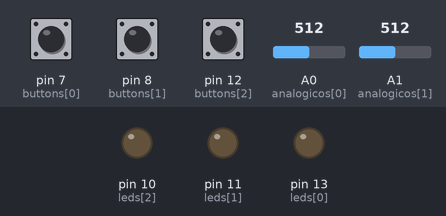
Recording of a sketch running on a simulated Arduino Uno, built with avr-gcc and run on an emulated ATmega328P. Shown: output pins drawn as LEDs (lit = HIGH). Inputs (shaded band) come from the test bench; at power-on: A0 (analogicos[0]) = 512, A1 (analogicos[1]) = 512, pin 7 (buttons[0]) HIGH, pin 8 (buttons[1]) HIGH, pin 12 (buttons[2]) HIGH. What the sketch prints to the serial monitor is not drawn.

Above: at 1.2 s.
1.3 s: A0 (analogicos[0]) set to 786
2.8 s: A0 (analogicos[0]) set to 807
At 4.0 s:
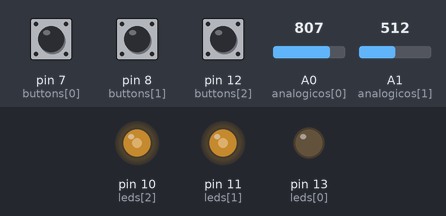
4.3 s: A1 (analogicos[1]) set to 514
At 5.5 s:
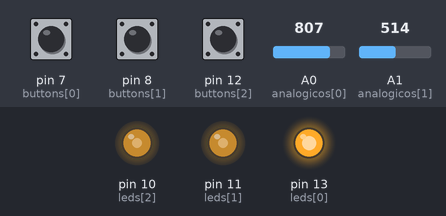
5.8 s: A1 (analogicos[1]) set to 716
At 6.8 s:
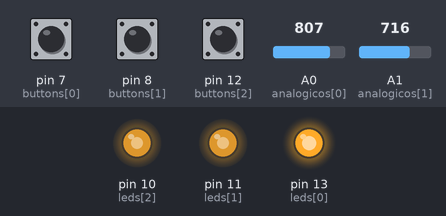
7.3 s: A1 (analogicos[1]) set to 810
At 8.4 s:
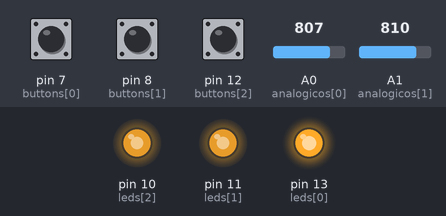
8.8 s: A1 (analogicos[1]) set to 122
At 10.1 s:
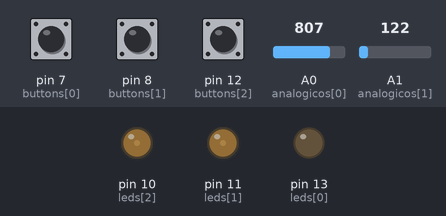
Timing chart, 0 to 11.3 s (numbered marks = the images above; inputs shaded):
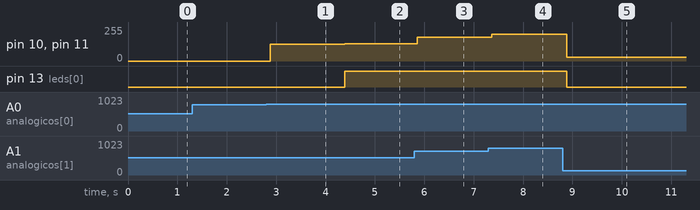

The sketch:

test_fotocelula.ino
```cpp
int leds[] = {13,11,10}; // Red, Yellow, Green
int buttons[] = {7,8,12}; // Red, Yellow, Green
int analogicos[] = {A0,A1}; // LDR, Potenciometro
bool estados[] = {true,true,true};
bool estAnteBut[] = {HIGH,HIGH,HIGH};

void setup() {
  Serial.begin(9600);
  for (int i = 0; i<3; i++) {
    pinMode(leds[i], OUTPUT);
    pinMode(buttons[i], INPUT_PULLUP);
  }
}

void loop() {

  int luz = analogRead(analogicos[0]);
  int pot = analogRead(analogicos[1]);
  int BRILLO = map(pot, 0, 1023, 0, 255); // Mapea pot * 255 / 1023

  Serial.print(luz); // Chequeo que lee el LDR
  delay(50); // Para no saturar puerto

  if (luz < 800) { // Hay luz, apago leds
    for (int i = 0; i<3; i++) {
      analogWrite(leds[i], 0);
      estados[i] = true; // Se reinicia para que el proximo estado avise que estuvieron prendidos
    }
  }
  else { // Hay oscuridad
    for (int i = 0; i<3; i++) {
      bool estadoBut = digitalRead(buttons[i]); // Leo estado del led

      if ((estadoBut == LOW) && (estAnteBut[i] == HIGH)) { // Detecto flanco de bajada presionando
        delay(50);
        estados[i] = !estados[i]; // Cambio estado del led en el ternario
      }

      estAnteBut[i] = estadoBut; // Guardo estado del led para la prox
      analogWrite(leds[i], estados[i] ? BRILLO : 0);
    }
  }
}
```

Measured:
- the behaviour switches between 799 and 800 on A0 (analogicos[0]) (found by bisection; images 0 and 1)
- the behaviour switches between 513 and 514 on A1 (analogicos[1]) (found by bisection; images 1 and 2)
- after the input at 1.3 s, every drawn part: stays the same
- after the input at 2.8 s, pin 10 (leds[2]), pin 11 (leds[1]): 0/255 → 127/255 after 0.08 s
- after the input at 4.3 s, pin 10 (leds[2]), pin 11 (leds[1]): 127/255 → 128/255 after 0.09 s; pin 13 (leds[0]): LOW → HIGH after 0.09 s
- after the input at 5.8 s, pin 10 (leds[2]), pin 11 (leds[1]): 128/255 → 178/255 after 0.05 s
- after the input at 7.3 s, pin 10 (leds[2]), pin 11 (leds[1]): 178/255 → 201/255 after 0.07 s
- after the input at 8.8 s, pin 10 (leds[2]), pin 11 (leds[1]): 201/255 → 30/255 after 0.08 s; pin 13 (leds[0]): HIGH → LOW after 0.08 s
